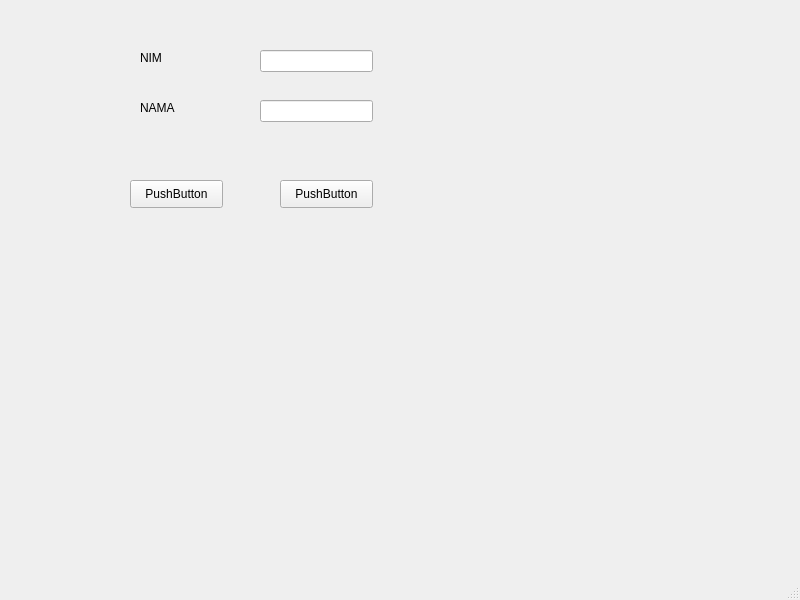
<?xml version="1.0" encoding="UTF-8"?>
<ui version="4.0">
 <class>MainWindow</class>
 <widget class="QMainWindow" name="MainWindow">
  <property name="geometry">
   <rect>
    <x>0</x>
    <y>0</y>
    <width>800</width>
    <height>600</height>
   </rect>
  </property>
  <property name="windowTitle">
   <string>MainWindow</string>
  </property>
  <widget class="QWidget" name="centralwidget">
   <widget class="QLineEdit" name="lineEdit">
    <property name="geometry">
     <rect>
      <x>260</x>
      <y>50</y>
      <width>113</width>
      <height>22</height>
     </rect>
    </property>
   </widget>
   <widget class="QLineEdit" name="lineEdit_2">
    <property name="geometry">
     <rect>
      <x>260</x>
      <y>100</y>
      <width>113</width>
      <height>22</height>
     </rect>
    </property>
   </widget>
   <widget class="QLabel" name="label">
    <property name="geometry">
     <rect>
      <x>140</x>
      <y>50</y>
      <width>55</width>
      <height>16</height>
     </rect>
    </property>
    <property name="text">
     <string>NIM</string>
    </property>
   </widget>
   <widget class="QLabel" name="label_2">
    <property name="geometry">
     <rect>
      <x>140</x>
      <y>100</y>
      <width>55</width>
      <height>16</height>
     </rect>
    </property>
    <property name="text">
     <string>NAMA</string>
    </property>
   </widget>
   <widget class="QPushButton" name="pushButton">
    <property name="geometry">
     <rect>
      <x>130</x>
      <y>180</y>
      <width>93</width>
      <height>28</height>
     </rect>
    </property>
    <property name="text">
     <string>PushButton</string>
    </property>
   </widget>
   <widget class="QPushButton" name="pushButton_2">
    <property name="geometry">
     <rect>
      <x>280</x>
      <y>180</y>
      <width>93</width>
      <height>28</height>
     </rect>
    </property>
    <property name="text">
     <string>PushButton</string>
    </property>
   </widget>
  </widget>
  <widget class="QMenuBar" name="menubar">
   <property name="geometry">
    <rect>
     <x>0</x>
     <y>0</y>
     <width>800</width>
     <height>26</height>
    </rect>
   </property>
  </widget>
  <widget class="QStatusBar" name="statusbar"/>
 </widget>
 <resources/>
 <connections/>
</ui>
